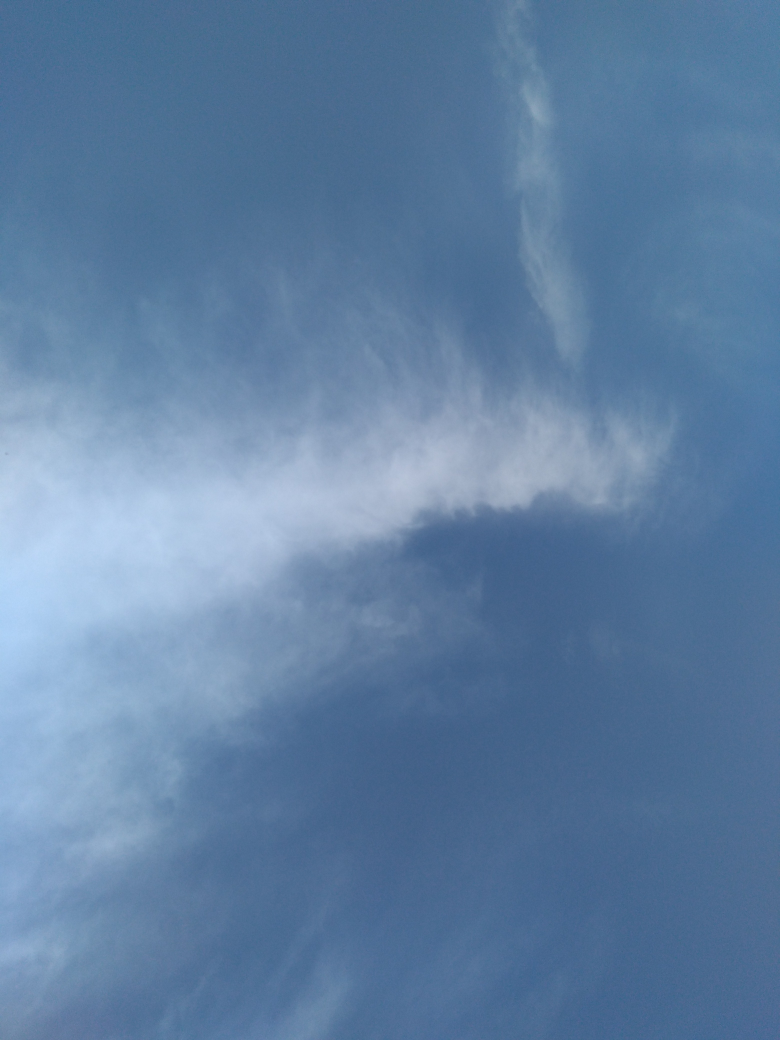
#> input picture cloud/cloud (2).jpeg, 3120 x 4160 px (shown at 1/4 size); its folder holds only this picture in this run
$ python kmeans.py
#> lines starting #> are read from the running program, lines starting #| are printed output that depends on the picture; after the words box and inside, x2 and y2 are one past the last pixel; in counts of white or black regions, pixels touching at a corner belong together
import os
import cv2
import numpy as np
from sklearn.cluster import KMeans
# Optional for pixel colors, but can help
from sklearn.preprocessing import StandardScaler
from sklearn.utils import shuffle  # For sampling pixels if image is too large

# --- 配置参数 ---
INPUT_IMAGE_DIR = 'cloud'  # 包含原始云层图像的文件夹
OUTPUT_IMAGE_DIR = 'output_segmented_clouds'  # 保存分割后图像的文件夹
N_CLUSTERS_PER_IMAGE = 2  # 将每张图像的像素分为多少个簇 (云 vs 背景)
RESIZE_DIM = (200, 200)  # 可选：在处理前调整图像大小以加快速度，None则不调整
MAX_PIXELS_FOR_KMEANS = 100000  # 可选：如果图像像素过多，随机采样一部分像素进行KMeans训练，以提高效率


def segment_image_with_kmeans(image_path, n_clusters, resize_dim=None, max_pixels=None):
    """
    使用K-Means对单个图像的像素进行聚类分割。
    """
#> called with image_path = 'cloud/cloud (2).jpeg', n_clusters = 2, resize_dim = (200, 200), max_pixels = 100000
    try:
        img = cv2.imread(image_path)
#> img is the input picture: shape (4160, 3120, 3); mean B, G, R 162.5, 127.5, 96
        if img is None:
            print(f"警告：无法读取图像 {image_path}，跳过。")
            return None

        # 可选：调整图像大小
        if resize_dim:
            img_display = cv2.resize(
                img, resize_dim, interpolation=cv2.INTER_AREA)
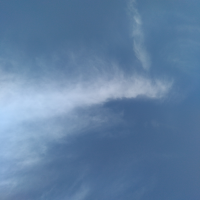
#> img_display: shape (200, 200, 3); mean B, G, R 162.5, 127.5, 96
            img_for_kmeans = img_display.copy()
        else:
            img_display = img.copy()  # 用于最后生成结果
            img_for_kmeans = img.copy()

        # 将图像从 BGR 转换为 RGB (KMeans通常在RGB上表现更好，且与我们视觉感知一致)
        img_rgb = cv2.cvtColor(img_for_kmeans, cv2.COLOR_BGR2RGB)

        # 将图像数据展平成像素列表 (N_pixels, 3)
        pixel_values = img_rgb.reshape((-1, 3))

        # 可选：如果像素过多，进行采样
        if max_pixels and pixel_values.shape[0] > max_pixels:
            print(
                f"  图像 {os.path.basename(image_path)} 像素过多 ({pixel_values.shape[0]}), 采样 {max_pixels} 个像素进行KMeans训练。")
            pixel_values_for_fit = shuffle(
                pixel_values, random_state=42, n_samples=max_pixels)
        else:
            pixel_values_for_fit = pixel_values

        # 转换为 float 类型，KMeans 需要
        pixel_values_float = np.float32(pixel_values_for_fit)
        all_pixel_values_float = np.float32(pixel_values)

        # K-Means 聚类
        # print(f"  对 {os.path.basename(image_path)} 进行K-Means像素聚类 (K={n_clusters})...")
        kmeans = KMeans(n_clusters=n_clusters, random_state=42, n_init='auto')
        kmeans.fit(pixel_values_float)

        # 获取每个像素的标签和聚类中心
        labels = kmeans.predict(all_pixel_values_float)  # 在所有像素上预测
        centers = kmeans.cluster_centers_.astype(np.uint8)  # 转换回 uint8 以便显示

        # 根据标签用聚类中心的颜色重新构建图像
        segmented_image_rgb = centers[labels.flatten()]
        segmented_image_rgb = segmented_image_rgb.reshape(img_rgb.shape)
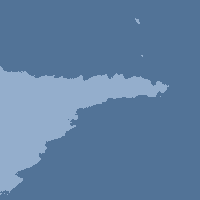
#> segmented_image_rgb: shape (200, 200, 3); mean R, G, B 95.8, 127.3, 162.1

        # 将分割后的图像从 RGB 转回 BGR 以便 OpenCV 保存
        segmented_image_bgr = cv2.cvtColor(
            segmented_image_rgb, cv2.COLOR_RGB2BGR)

        # 如果调整过大小，将分割结果调整回原始（或显示用）的尺寸
        if resize_dim:
            # 如果原始图像也调整了大小用于显示，则分割图也应是这个大小
            final_segmented_image = segmented_image_bgr  # 已经是resize_dim了
        else:
            # 如果没有resize_dim，img_rgb就是原始尺寸，segmented_image_rgb也是原始尺寸
            final_segmented_image = segmented_image_bgr

        # --- 尝试创建二值化蒙版 (云 vs 背景) ---
        # 假设云通常是较亮的簇
        # 计算每个簇中心的平均亮度 (简单方法：平均RGB值)
        center_brightness = np.mean(centers, axis=1)

        # 找到最亮的簇的索引 (假设为云)
        # 注意：这个假设可能不总是成立，取决于天空和云的具体颜色
        cloud_cluster_label = np.argmax(center_brightness)

        # 创建一个二值蒙版
        # 云像素为白色 (255), 背景像素为黑色 (0)
        binary_mask = np.zeros(labels.shape, dtype=np.uint8)
        binary_mask[labels == cloud_cluster_label] = 255
        binary_mask = binary_mask.reshape(
            img_rgb.shape[:2])  # Reshape to 2D mask

        # 将二值蒙版转换为3通道图像以便与分割图并排显示或单独保存
        binary_mask_3channel = cv2.cvtColor(binary_mask, cv2.COLOR_GRAY2BGR)
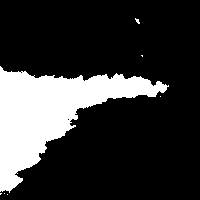
#> binary_mask_3channel: shape (200, 200, 3); 20.9% white; 7 white regions (6 under 20 px), largest, box (x1, y1, x2, y2) and area: (0, 66, 169, 193) 8337

        # 可以选择返回哪个图像：
        # return final_segmented_image # 返回用簇中心颜色重绘的图像
        return binary_mask_3channel  # 返回二值化蒙版

    except Exception as e:
        print(f"处理图像 {image_path} 时出错: {e}")
        return None


def main():
    if not os.path.exists(INPUT_IMAGE_DIR):
        print(f"错误：输入文件夹 '{INPUT_IMAGE_DIR}' 不存在。请创建并放入图像。")
        return

    if not os.path.exists(OUTPUT_IMAGE_DIR):
        os.makedirs(OUTPUT_IMAGE_DIR)
        print(f"创建输出文件夹: {OUTPUT_IMAGE_DIR}")

    supported_extensions = ('.png', '.jpg', '.jpeg', '.bmp', '.tiff')
    image_files = [f for f in os.listdir(
        INPUT_IMAGE_DIR) if f.lower().endswith(supported_extensions)]

    if not image_files:
        print(f"错误：输入文件夹 '{INPUT_IMAGE_DIR}' 中没有找到支持的图像文件。")
        return

    print(f"找到 {len(image_files)} 张图像进行处理...")

    for filename in image_files:
        input_path = os.path.join(INPUT_IMAGE_DIR, filename)
        output_path = os.path.join(OUTPUT_IMAGE_DIR, f"segmented_{filename}")

        print(f"正在处理: {filename}")
        segmented_result = segment_image_with_kmeans(
            input_path, N_CLUSTERS_PER_IMAGE, resize_dim=RESIZE_DIM, max_pixels=MAX_PIXELS_FOR_KMEANS)

        if segmented_result is not None:
            cv2.imwrite(output_path, segmented_result)
            print(f"  已保存分割结果到: {output_path}")
        else:
            print(f"  未能处理或分割图像: {filename}")

    print("\n所有图像处理完成。")


if __name__ == '__main__':
    main()
